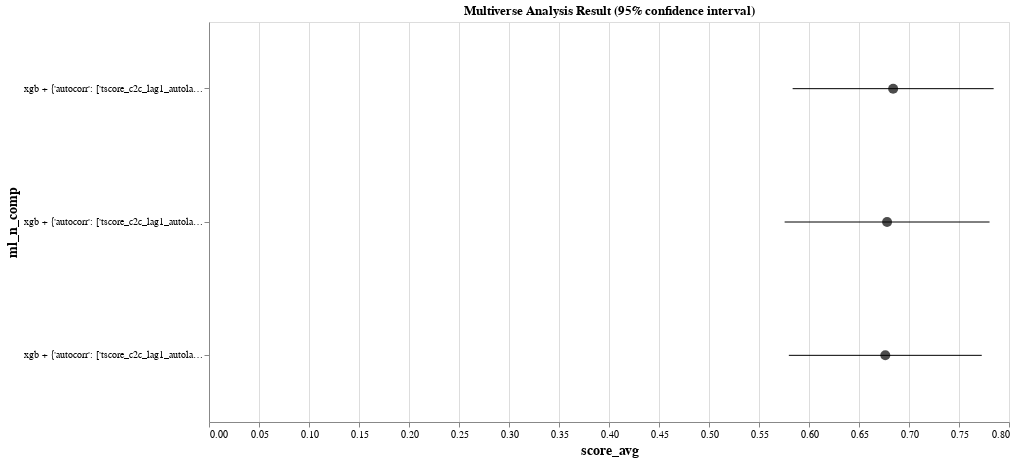

Notebook code cell kept with this figure:
### Code cell
usecols = ["score_avg", "ml_n_comp", "score_intv0025", "score_intv0975"] 
visualizer.plot_multiverse_analysis(df_performances[usecols], x="score_avg", y="ml_n_comp", err_minmax=("score_intv0025", "score_intv0975"))

### Figure 1 — Vega-Lite specification as saved in the notebook (floating-point values rounded to 4 significant figures)
{"config": {"view": {"continuousWidth": 400, "continuousHeight": 300}}, "layer": [{"mark": {"type": "point", "color": "black", "filled": true, "size": 100}, "encoding": {"tooltip": [{"type": "quantitative", "field": "score_avg", "format": ".3f", "title": "score_avg"}, {"type": "nominal", "field": "ml_n_comp", "title": "component"}], "x": {"type": "quantitative", "axis": {"labelAngle": 0, "labelFontSize": 10, "title": "score_avg", "titleFontSize": 14}, "field": "score_avg"}, "y": {"type": "nominal", "axis": {"labelAngle": 0, "labelFontSize": 10, "title": "ml_n_comp", "titleFontSize": 14}, "field": "ml_n_comp", "sort": ["xgb + {'autocorr': ['tscore_c2c_lag1_autolag1', 'tscore_c2c_lag1_autolag2', 'tscore_c2c_lag1_autolag3'], 'econometric': ['econ_bond_yield_10yr', 'econ_bond_yield_10yr_minus_2yr', 'econ_bond_yield_10yr_minus_3mo', 'econ_bond_yield_10yr_minus_ffr', 'econ_bond_yield_2yr', 'econ_bond_yield_30yr', 'econ_bond_yield_3mo', 'econ_bond_yield_5yr', 'econ_consumer_confidence_oecd', 'econ_consumer_sentiment_umich', 'econ_fed_ffr'], 'rp_sentiment': ['rp_ess', 'rp_aes', 'rp_css']}", "xgb + {'autocorr': ['tscore_c2c_lag1_autolag1', 'tscore_c2c_lag1_autolag2', 'tscore_c2c_lag1_autolag3']}", "xgb + {'autocorr': ['tscore_c2c_lag1_autolag1', 'tscore_c2c_lag1_autolag2', 'tscore_c2c_lag1_autolag3'], 'econometric': ['econ_bond_yield_10yr', 'econ_bond_yield_10yr_minus_2yr', 'econ_bond_yield_10yr_minus_3mo', 'econ_bond_yield_10yr_minus_ffr', 'econ_bond_yield_2yr', 'econ_bond_yield_30yr', 'econ_bond_yield_3mo', 'econ_bond_yield_5yr', 'econ_consumer_confidence_oecd', 'econ_consumer_sentiment_umich', 'econ_fed_ffr'], 'rp_sentiment': ['rp_ess', 'rp_aes', 'rp_css'], 'techind': ['techind_macd_MACD_Hist', 'techind_macd_MACD', 'techind_macd_MACD_Signal'], 'market_internal': ['vix_close']}"]}}, "height": 400, "selection": {"selector001": {"type": "interval", "bind": "scales", "encodings": ["x", "y"]}}, "title": "Multiverse Analysis Result (95% confidence interval)", "width": 800}, {"mark": "errorbar", "encoding": {"x": {"type": "quantitative", "field": "score_intv0025", "title": ""}, "x2": {"field": "score_intv0975", "title": ""}, "y": {"type": "nominal", "field": "ml_n_comp", "sort": ["xgb + {'autocorr': ['tscore_c2c_lag1_autolag1', 'tscore_c2c_lag1_autolag2', 'tscore_c2c_lag1_autolag3'], 'econometric': ['econ_bond_yield_10yr', 'econ_bond_yield_10yr_minus_2yr', 'econ_bond_yield_10yr_minus_3mo', 'econ_bond_yield_10yr_minus_ffr', 'econ_bond_yield_2yr', 'econ_bond_yield_30yr', 'econ_bond_yield_3mo', 'econ_bond_yield_5yr', 'econ_consumer_confidence_oecd', 'econ_consumer_sentiment_umich', 'econ_fed_ffr'], 'rp_sentiment': ['rp_ess', 'rp_aes', 'rp_css']}", "xgb + {'autocorr': ['tscore_c2c_lag1_autolag1', 'tscore_c2c_lag1_autolag2', 'tscore_c2c_lag1_autolag3']}", "xgb + {'autocorr': ['tscore_c2c_lag1_autolag1', 'tscore_c2c_lag1_autolag2', 'tscore_c2c_lag1_autolag3'], 'econometric': ['econ_bond_yield_10yr', 'econ_bond_yield_10yr_minus_2yr', 'econ_bond_yield_10yr_minus_3mo', 'econ_bond_yield_10yr_minus_ffr', 'econ_bond_yield_2yr', 'econ_bond_yield_30yr', 'econ_bond_yield_3mo', 'econ_bond_yield_5yr', 'econ_consumer_confidence_oecd', 'econ_consumer_sentiment_umich', 'econ_fed_ffr'], 'rp_sentiment': ['rp_ess', 'rp_aes', 'rp_css'], 'techind': ['techind_macd_MACD_Hist', 'techind_macd_MACD', 'techind_macd_MACD_Signal'], 'market_internal': ['vix_close']}"]}}, "height": 400, "title": "Multiverse Analysis Result (95% confidence interval)", "width": 800}], "data": {"name": "data-f00571da010bb12d9299d2bfcdc23b02"}, "$schema": "https://vega.github.io/schema/vega-lite/v4.8.1.json", "datasets": {"data-f00571da010bb12d9299d2bfcdc23b02": [{"score_avg": 0.6841, "ml_n_comp": "xgb + {'autocorr': ['tscore_c2c_lag1_autolag1', 'tscore_c2c_lag1_autolag2', 'tscore_c2c_lag1_autolag3'], 'econometric': ['econ_bond_yield_10yr', 'econ_bond_yield_10yr_minus_2yr', 'econ_bond_yield_10yr_minus_3mo', 'econ_bond_yield_10yr_minus_ffr', 'econ_bond_yield_2yr', 'econ_bond_yield_30yr', 'econ_bond_yield_3mo', 'econ_bond_yield_5yr', 'econ_consumer_confidence_oecd', 'econ_consumer_sentiment_umich', 'econ_fed_ffr'], 'rp_sentiment': ['rp_ess', 'rp_aes', 'rp_css']}", "score_intv0025": 0.5836, "score_intv0975": 0.7847}, {"score_avg": 0.6781, "ml_n_comp": "xgb + {'autocorr': ['tscore_c2c_lag1_autolag1', 'tscore_c2c_lag1_autolag2', 'tscore_c2c_lag1_autolag3']}", "score_intv0025": 0.5756, "score_intv0975": 0.7805}, {"score_avg": 0.6763, "ml_n_comp": "xgb + {'autocorr': ['tscore_c2c_lag1_autolag1', 'tscore_c2c_lag1_autolag2', 'tscore_c2c_lag1_autolag3'], 'econometric': ['econ_bond_yield_10yr', 'econ_bond_yield_10yr_minus_2yr', 'econ_bond_yield_10yr_minus_3mo', 'econ_bond_yield_10yr_minus_ffr', 'econ_bond_yield_2yr', 'econ_bond_yield_30yr', 'econ_bond_yield_3mo', 'econ_bond_yield_5yr', 'econ_consumer_confidence_oecd', 'econ_consumer_sentiment_umich', 'econ_fed_ffr'], 'rp_sentiment': ['rp_ess', 'rp_aes', 'rp_css'], 'techind': ['techind_macd_MACD_Hist', 'techind_macd_MACD', 'techind_macd_MACD_Signal'], 'market_internal': ['vix_close']}", "score_intv0025": 0.5798, "score_intv0975": 0.7728}]}}
